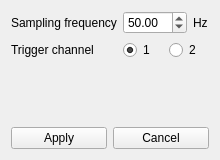
<?xml version="1.0" encoding="UTF-8"?>
<ui version="4.0">
 <class>Form</class>
 <widget class="QWidget" name="Form">
  <property name="enabled">
   <bool>true</bool>
  </property>
  <property name="geometry">
   <rect>
    <x>0</x>
    <y>0</y>
    <width>220</width>
    <height>160</height>
   </rect>
  </property>
  <property name="minimumSize">
   <size>
    <width>220</width>
    <height>160</height>
   </size>
  </property>
  <property name="maximumSize">
   <size>
    <width>220</width>
    <height>160</height>
   </size>
  </property>
  <property name="windowTitle">
   <string>Settings</string>
  </property>
  <layout class="QVBoxLayout" name="verticalLayout">
   <item>
    <layout class="QFormLayout" name="formLayout">
     <item row="1" column="0">
      <widget class="QLabel" name="label">
       <property name="text">
        <string>Sampling frequency</string>
       </property>
      </widget>
     </item>
     <item row="2" column="0">
      <widget class="QLabel" name="label_2">
       <property name="text">
        <string>Trigger channel</string>
       </property>
      </widget>
     </item>
     <item row="1" column="1">
      <layout class="QHBoxLayout" name="horizontalLayout_2">
       <item>
        <widget class="QDoubleSpinBox" name="freq_spinbox">
         <property name="minimum">
          <double>1.000000000000000</double>
         </property>
         <property name="maximum">
          <double>500.000000000000000</double>
         </property>
         <property name="value">
          <double>50.000000000000000</double>
         </property>
        </widget>
       </item>
       <item>
        <widget class="QLabel" name="label_3">
         <property name="text">
          <string>Hz</string>
         </property>
        </widget>
       </item>
      </layout>
     </item>
     <item row="2" column="1">
      <layout class="QHBoxLayout" name="horizontalLayout">
       <item>
        <widget class="QRadioButton" name="trigger_radio_1">
         <property name="text">
          <string>1</string>
         </property>
         <property name="checked">
          <bool>true</bool>
         </property>
        </widget>
       </item>
       <item>
        <widget class="QRadioButton" name="trigger_radio_2">
         <property name="text">
          <string>2</string>
         </property>
         <property name="checked">
          <bool>false</bool>
         </property>
        </widget>
       </item>
      </layout>
     </item>
    </layout>
   </item>
   <item>
    <spacer name="verticalSpacer">
     <property name="orientation">
      <enum>Qt::Vertical</enum>
     </property>
     <property name="sizeHint" stdset="0">
      <size>
       <width>20</width>
       <height>40</height>
      </size>
     </property>
    </spacer>
   </item>
   <item>
    <layout class="QHBoxLayout" name="horizontalLayout_3">
     <item>
      <widget class="QPushButton" name="apply_btn">
       <property name="text">
        <string>Apply</string>
       </property>
      </widget>
     </item>
     <item>
      <widget class="QPushButton" name="cancel_btn">
       <property name="text">
        <string>Cancel</string>
       </property>
      </widget>
     </item>
    </layout>
   </item>
  </layout>
 </widget>
 <resources/>
 <connections/>
</ui>
